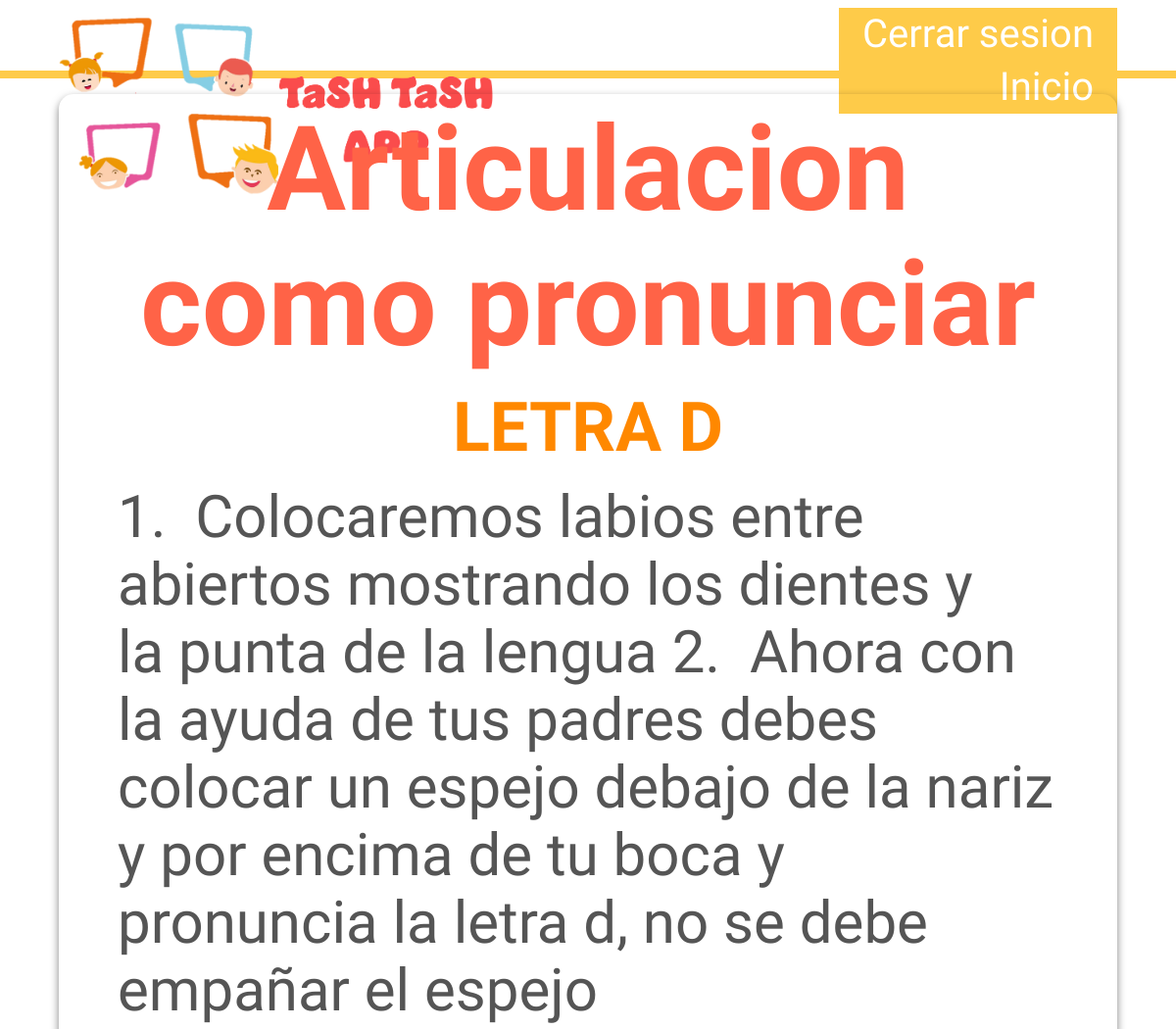
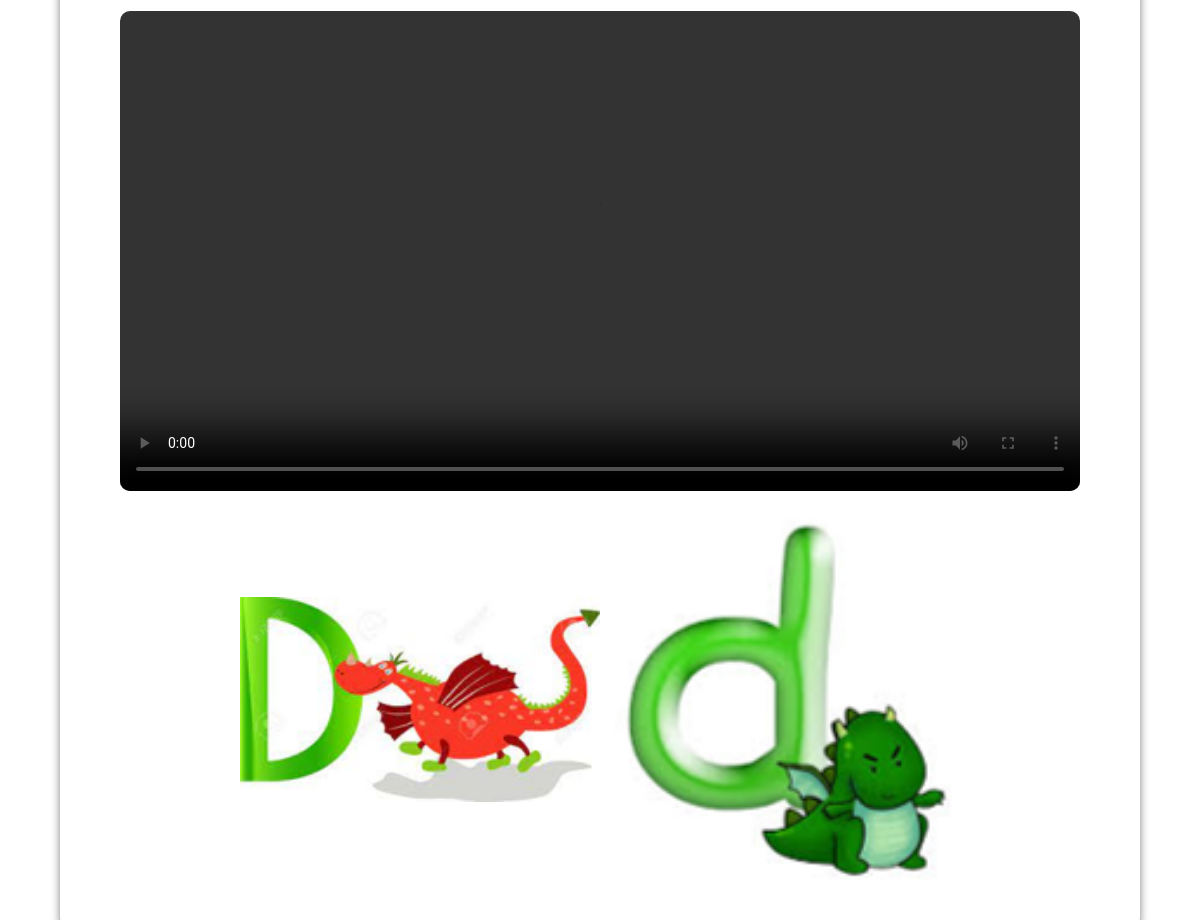
The app's page /articulacion/articulacion_pronunciar/ (signed in) with its own data (2 pictures, top to bottom).
### articulacion/models.py (models this page shows, shortened)
class Articulacion_como_pronunciar_info(models.Model):
    nombre= models.TextField(max_length=100, verbose_name="nombre")
    instruciones = models.TextField(max_length=1000, verbose_name="instrucciones_actividad")
    video = models.FileField(upload_to='videos/', null=False, verbose_name="video")
    foto_mayuscula = models.ImageField(upload_to='fotos/', null=False, verbose_name="foto_mayuscula")
    foto_minuscula = models.ImageField(upload_to='fotos/', null=False, verbose_name="foto_minuscula")

### articulacion/views.py (the view)
class Articulacion_como_pronunciar_view(LoginRequiredMixin, ListView): #se crea una clase que hereda de ListView
    model = Articulacion_como_pronunciar_info #traer el nombre de como llamamos a la clase que hicimos en models
    template_name = 'articulacion/articulacion_como_pronunciar.html' #traer el nombre de la plantilla html
    context_object_name = 'instrucciones' #traer el nombre de la variable que se va a usar en la plantilla html

### articulacion/templates/articulacion/articulacion_como_pronunciar.html
{% extends "base.html" %}
{% load static %}
{% block extra_styles %}
    <link rel="stylesheet" href="{% static 'css/style_art_como_pronunciar.css' %}">
{% endblock extra_styles %}
{% block content %}
<div class="content" >
    <h2>Articulacion como pronunciar</h2>
    {% for instruccion in instrucciones %}
        <h3>{{ instruccion.nombre }}</h3>
        <p>{{ instruccion.instruciones }}</p>
        <video controls>
            <source src="{{ instruccion.video.url }}" type="video/mp4">
        </video>
        <div class="content_image items" >
            <img src="{{ instruccion.foto_mayuscula.url }}" alt="foto_mayuscula">
            <img src="{{ instruccion.foto_minuscula.url }}" alt="foto_minuscula">
        </div>
    {%endfor%}
</div>
{% endblock content %}

### static/css/base.css (style rules this page uses)
:root { --color-titulo: #ff6347; --color-subtitulo: #ff8800; --color-parrafo: #555; --color-destacado: #ff0015; --font-size-titulo: 12rem; --font-size-subtitulo: 7rem; --font-size-parrafo: 6rem; --font-size-destacado: 8rem; }
* { margin: 0; padding: 0; box-sizing: border-box; font-family: "Concert One", cursive; }
html { font-size: 62.5%; }
.content { width: 90vw; border-radius: 15px; margin-top: 2vh; padding: 1vh 5vw; box-shadow: 0 4px 8px rgba(0, 0, 0, 0.5); display: flex; flex-direction: column; align-items: center; justify-content: space-evenly; }

### articulacion/static/css/style_art_como_pronunciar.css (style rules this page uses)
.content * { margin-bottom: 2vh; }
h2 { color: var(--color-titulo); font-size: var(--font-size-titulo); text-align: center; }
h3 { color: var(--color-subtitulo); font-size: var(--font-size-subtitulo); text-align: center; }
p { color: var(--color-parrafo); font-size: var(--font-size-parrafo);; }
video { width: 80vw; border-radius: 10px; display: block; }
.content_image { width: 60vw; display: flex; justify-content: space-between; align-items: center; }
img { width: 30vw; }

### records on screen
Articulacion_como_pronunciar_info: nombre "LETRA D", instruciones "1. Colocaremos labios entre abiertos mostrando los dientes y la punta de la lengua 2. Ahora con la ayuda de tus padres debes colocar un espejo debajo de la nariz y por encima de tu boca y pronuncia la letra d, no se debe empañar el espejo", foto_mayuscula (picture), foto_minuscula (picture)
